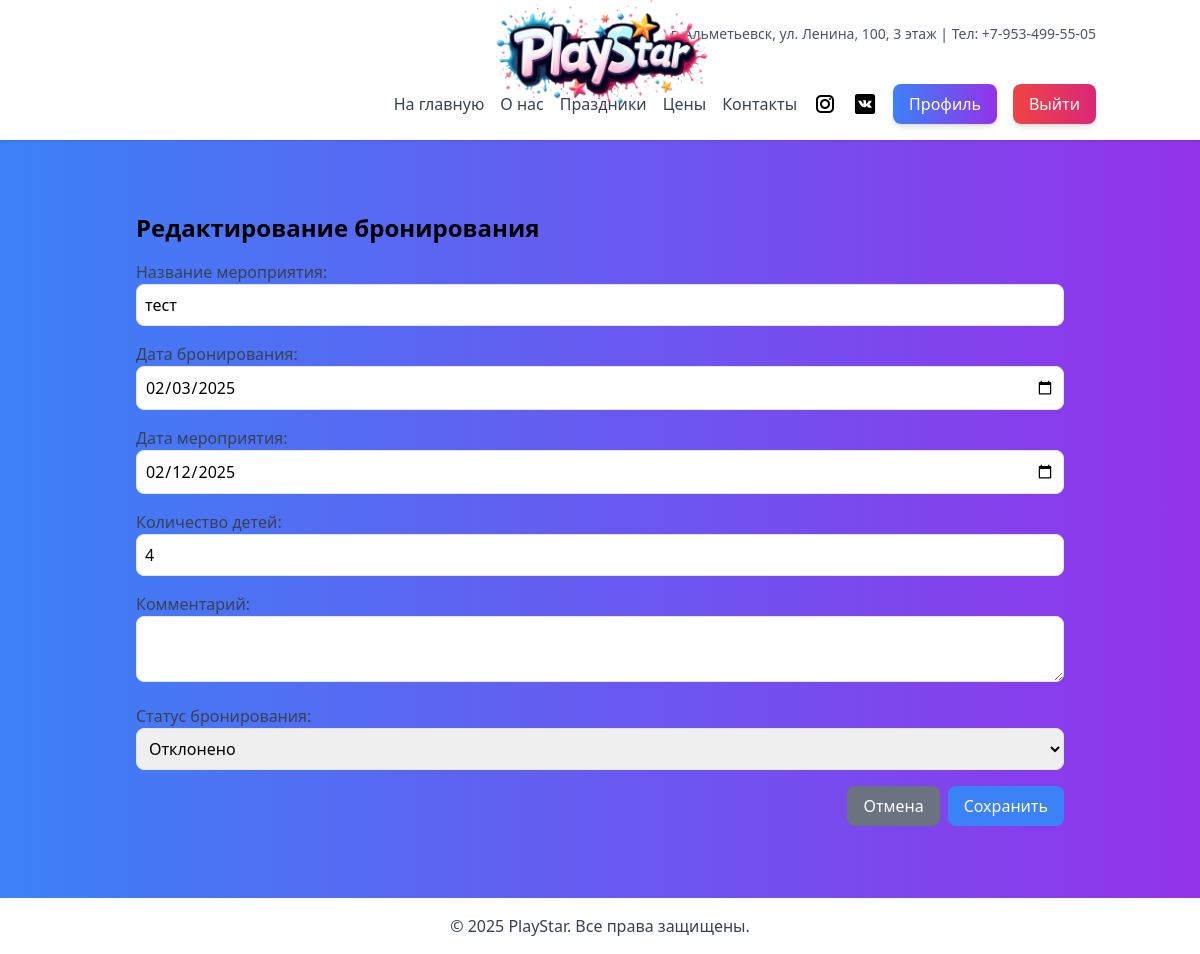
Before: /bookings/admin/edit/3/ (signed in) with the older database file.
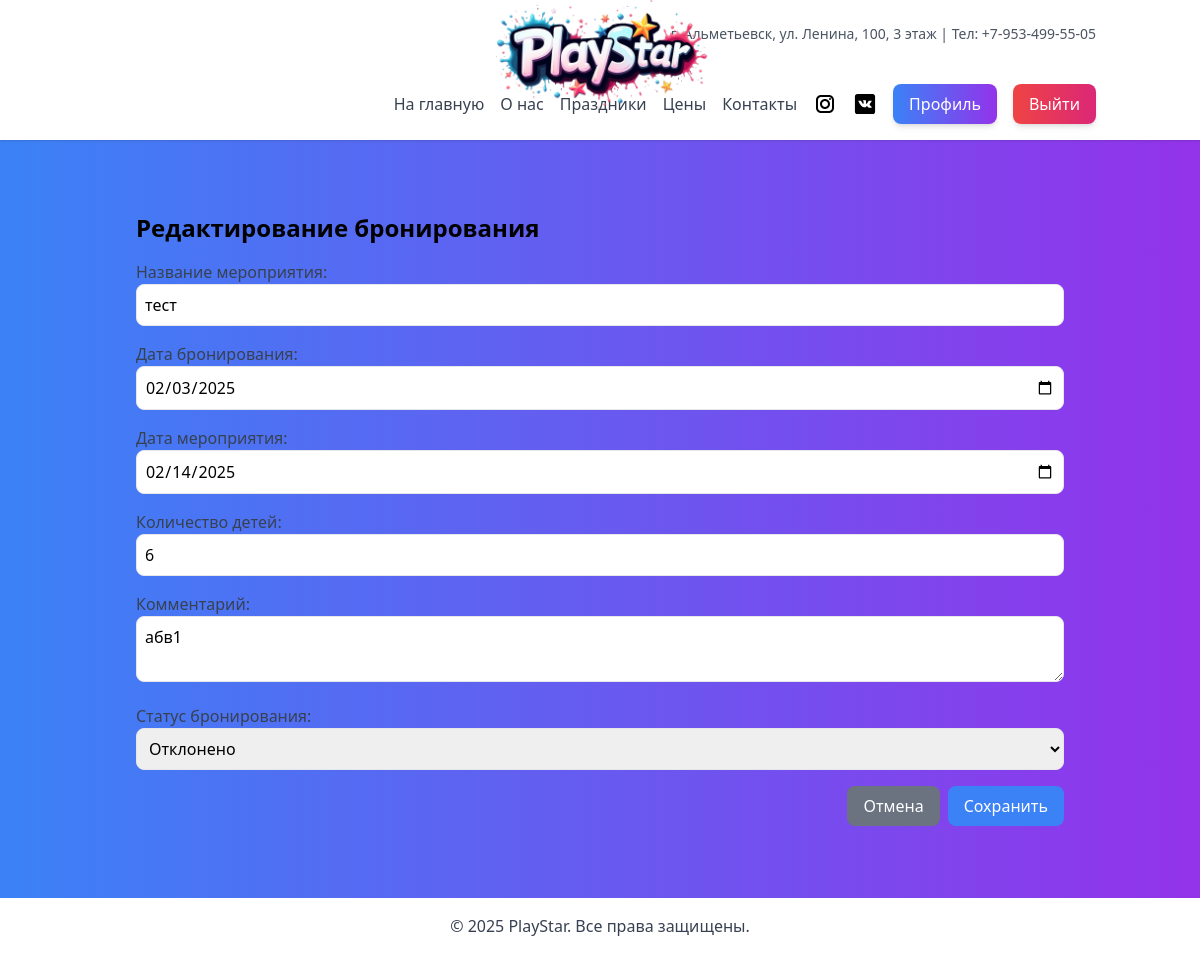
After: the same page with the newer database file.
### bookings/models.py (models this page shows, shortened)
class Booking(models.Model):
    user = models.ForeignKey(settings.AUTH_USER_MODEL, on_delete=models.CASCADE, related_name='bookings')
    event_name = models.CharField(max_length=255, verbose_name='Название мероприятия')
    booking_date = models.DateTimeField(auto_now_add=True, verbose_name='Дата бронирования')
    event_date = models.DateTimeField(verbose_name='Дата мероприятия')
    status = models.CharField(max_length=50, blank=True, null=True, default='Активно', verbose_name='Статус')
    children_count = models.PositiveIntegerField(default=1, blank=True, null=True, verbose_name='Количество детей')
    comment = models.TextField(max_length=255, blank=True, null=True, verbose_name='Комментарий')
    edited_by = models.CharField(max_length=50, blank=True, null=True, verbose_name='Отредактировано')  # Новое поле
    class Meta:
        verbose_name = 'Бронирование'
        verbose_name_plural = 'Бронирования'

### bookings/views.py (the view)
# urls.py: path('admin/edit/<int:booking_id>/', views.edit_booking_admin, name='edit_booking_admin'),  # Редактирование администратором
@login_required
@user_passes_test(role_required('Admin', 'Manager'))
def edit_booking_admin(request, booking_id):
    booking = get_object_or_404(Booking, id=booking_id)
    if request.method == 'POST':
        form = BookingForm(request.POST, instance=booking)
        if form.is_valid():
            booking = form.save(commit=False)
            if request.user.groups.filter(name='Admin').exists():
                booking.edited_by = "Администратор"
            elif request.user.groups.filter(name='Manager').exists():
                booking.edited_by = "Менеджер"
            else:
                booking.edited_by = ""
            booking.save()
            if request.headers.get('x-requested-with') == 'XMLHttpRequest':
                return JsonResponse({'success': True})
            else:
                messages.success(request, 'Бронирование успешно обновлено!')
                return redirect('admin_dashboard')
        else:
            if request.headers.get('x-requested-with') == 'XMLHttpRequest':
                return JsonResponse({'success': False, 'message': 'Ошибка при обновлении бронирования.', 'errors': form.errors})
            else:
                messages.error(request, 'Ошибка при обновлении бронирования.')
    else:
        form = BookingForm(instance=booking)
    return render(request, 'bookings/edit_booking_admin.html', {'form': form, 'booking': booking})

### bookings/forms.py (shortened to what this page needs)
class BookingForm(forms.ModelForm):
    class Meta:
        model = Booking
        fields = ['event_name', 'event_date', 'status', 'children_count', 'comment']
        widgets = {
            'event_name': forms.TextInput(attrs={
                'class': 'w-full pl-10 pr-4 py-2 border rounded-lg focus:outline-none focus:ring-2 focus:ring-blue-500'
            }),
            'event_date': forms.DateTimeInput(attrs={
                'class': 'w-full pl-10 pr-4 py-2 border rounded-lg focus:outline-none focus:ring-2 focus:ring-blue-500',
                'type': 'datetime-local',
            }),
            'status': forms.Select(attrs={
                'class': 'w-full pl-10 pr-4 py-2 border rounded-lg focus:outline-none focus:ring-2 focus:ring-blue-500'
            }),
            'children_count': forms.NumberInput(attrs={
                'class': 'w-full pl-10 pr-4 py-2 border rounded-lg focus:outline-none focus:ring-2 focus:ring-blue-500'
            }),
            'comment': forms.Textarea(attrs={
                'class': 'w-full pl-10 pr-4 py-2 border rounded-lg focus:outline-none focus:ring-2 focus:ring-blue-500',
                'rows': 3
            }),
        }

### bookings/templates/bookings/edit_booking_admin.html (shortened to what this page needs)
{% extends 'base.html' %}
{% block content %}
<div class="container mx-auto p-6">
    <h2 class="text-2xl font-bold mb-4">Редактирование бронирования</h2>
    <form id="adminEditBookingForm" method="post" class="space-y-4">
        <div>
            <label class="block text-gray-700">Название мероприятия:</label>
            <input type="text" name="event_name" value="{{ booking.event_name }}" class="w-full p-2 border rounded-lg">
        </div>
        <div>
            <label class="block text-gray-700">Дата бронирования:</label>
            <input type="date" name="booking_date" value="{{ booking.booking_date|date:'Y-m-d' }}" class="w-full p-2 border rounded-lg">
        </div>
        <div>
            <label class="block text-gray-700">Дата мероприятия:</label>
            <input type="date" name="event_date" value="{{ booking.event_date|date:'Y-m-d' }}" class="w-full p-2 border rounded-lg">
        </div>
        <div>
            <label class="block text-gray-700">Количество детей:</label>
            <input type="number" name="children_count" value="{{ booking.children_count }}" class="w-full p-2 border rounded-lg">
        </div>
        <div>
            <label class="block text-gray-700">Комментарий:</label>
            <textarea name="comment" class="w-full p-2 border rounded-lg">{{ booking.comment }}</textarea>
        </div>
        <div>
            <label class="block text-gray-700">Статус бронирования:</label>
            <select name="status" class="w-full p-2 border rounded-lg">
                <option value="Отклонено" {% if booking.status == 'Отклонено' %}selected{% endif %}>Отклонено</option>
            </select>
        </div>
        <div class="mt-6 flex justify-end space-x-2">
            <a href="{% url 'admin_dashboard' %}" class="bg-gray-500 text-white py-2 px-4 rounded-lg hover:bg-gray-600">Отмена</a>
            <button type="submit" class="bg-blue-500 text-white py-2 px-4 rounded-lg hover:bg-blue-600">Сохранить</button>
        </div>
    </form>
</div>
{% endblock %}

Changed rows visible on the page:
changed Booking "тест": event_date "02/12/2025" → "02/14/2025"; children_count "4" → "6"; comment (not shown) → "абв1"
